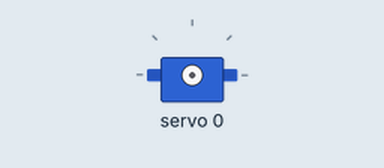
This sketch was run on a simulated Arduino Uno, built with avr-gcc and run on an emulated ATmega328P. Parts: servo. What the sketch prints to the serial monitor is not drawn.

Above: at 0.05 s.
At 1.75 s:
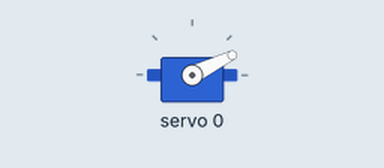
At 3.5 s:
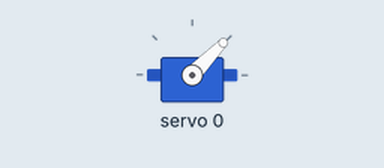
Timing chart, 0 to 8.1 s (numbered marks = the images above):
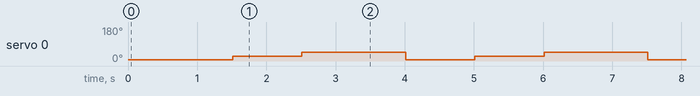

Measured:
- by itself, servo 0: repeats every 3.5 s: 46° 1.5 s, 6° 1.0 s, 26° 1.0 s

The sketch:

PCA9685_Servo_Test.ino
```cpp
#include <Wire.h>
#include <Adafruit_PWMServoDriver.h>

// called this way, it uses the default address 0x40
Adafruit_PWMServoDriver pwm = Adafruit_PWMServoDriver();
// you can also call it with a different address you want
//Adafruit_PWMServoDriver pwm = Adafruit_PWMServoDriver(0x41);
// you can also call it with a different address and I2C interface
//Adafruit_PWMServoDriver pwm = Adafruit_PWMServoDriver(0x40, Wire);

// Depending on your servo make, the pulse width min and max may vary, you
// want these to be as small/large as possible without hitting the hard stop
// for max range. You'll have to tweak them as necessary to match the servos you
// have!
#define SERVOMIN  150 // This is the 'minimum' pulse length count (out of 4096)
#define SERVOMAX  600 // This is the 'maximum' pulse length count (out of 4096)
#define USMIN  600 // This is the rounded 'minimum' microsecond length based on the minimum pulse of 150
#define USMAX  2400 // This is the rounded 'maximum' microsecond length based on the maximum pulse of 600
#define SERVO_FREQ 50 // Analog servos run at ~50 Hz updates

// our servo # counter
uint8_t servonum = 0;

void setup() {
  Serial.begin(115200);
  Serial.println("8 channel Servo test!");
//  pwm.resetDevices();

  pwm.begin();
//  pwm.setOscillatorFrequency(27000000);
//  pwm.setPWMFreq(50); //(SERVO_FREQ);  // Analog servos run at ~50 Hz updates

  delay(10);
//  pwm.setPWM(servonum, 0, 600);
}

void loop() {
  Serial.println("test");
  delay(500);

  pwm.setPWM(0, 0, 150);
  delay(1000);
  pwm.setPWM(0, 0, 200);
  delay(1000);
  pwm.setPWM(0, 0, 250);
  delay(1000);

  // pulselength = map(degrees, 0, 180, SERVOMIN, SERVOMAX);

}
//
//  // Drive each servo one at a time using setPWM()
//  Serial.println(servonum);
//  for (uint16_t pulselen = SERVOMIN; pulselen < SERVOMAX; pulselen++) {
//    pwm.setPWM(servonum, 0, pulselen);
//  }
//
//  delay(500);
//  for (uint16_t pulselen = SERVOMAX; pulselen > SERVOMIN; pulselen--) {
//    pwm.setPWM(servonum, 0, pulselen);
//    Serial.print("Pulse length:");
//    Serial.println(pulselen);
//  }

//  delay(500);
```
